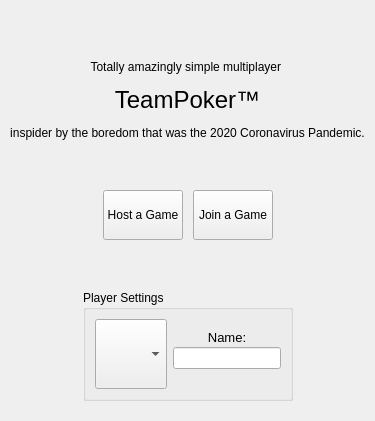
      <widget class="QWidget" name="mainPage">
       <layout class="QVBoxLayout" name="verticalLayout_2">
        <property name="spacing">
         <number>10</number>
        </property>
        <property name="leftMargin">
         <number>10</number>
        </property>
        <property name="topMargin">
         <number>20</number>
        </property>
        <property name="rightMargin">
         <number>10</number>
        </property>
        <property name="bottomMargin">
         <number>20</number>
        </property>
        <item>
         <spacer name="verticalSpacer_3">
          <property name="orientation">
           <enum>Qt::Vertical</enum>
          </property>
          <property name="sizeType">
           <enum>QSizePolicy::MinimumExpanding</enum>
          </property>
          <property name="sizeHint" stdset="0">
           <size>
            <width>20</width>
            <height>40</height>
           </size>
          </property>
         </spacer>
        </item>
        <item>
         <widget class="QLabel" name="label">
          <property name="text">
           <string>&lt;html&gt;&lt;head/&gt;&lt;body&gt;&lt;p align=&quot;center&quot;&gt;Totally amazingly simple multiplayer &lt;/p&gt;&lt;p align=&quot;center&quot;&gt;&lt;span style=&quot; font-size:18pt;&quot;&gt;TeamPoker™&lt;/span&gt;&lt;/p&gt;&lt;p align=&quot;center&quot;&gt;inspider by the boredom that was the 2020 Coronavirus Pandemic.&lt;/p&gt;&lt;/body&gt;&lt;/html&gt;</string>
          </property>
         </widget>
        </item>
        <item>
         <spacer name="verticalSpacer_2">
          <property name="orientation">
           <enum>Qt::Vertical</enum>
          </property>
          <property name="sizeHint" stdset="0">
           <size>
            <width>20</width>
            <height>40</height>
           </size>
          </property>
         </spacer>
        </item>
        <item>
         <layout class="QHBoxLayout" name="horizontalLayout">
          <item>
           <spacer name="horizontalSpacer">
            <property name="orientation">
             <enum>Qt::Horizontal</enum>
            </property>
            <property name="sizeHint" stdset="0">
             <size>
              <width>40</width>
              <height>20</height>
             </size>
            </property>
           </spacer>
          </item>
          <item>
           <widget class="QPushButton" name="pushButton_2">
            <property name="minimumSize">
             <size>
              <width>80</width>
              <height>50</height>
             </size>
            </property>
            <property name="text">
             <string>Host a Game</string>
            </property>
           </widget>
          </item>
          <item>
           <widget class="QPushButton" name="pushButton">
            <property name="minimumSize">
             <size>
              <width>80</width>
              <height>50</height>
             </size>
            </property>
            <property name="text">
             <string>Join a Game</string>
            </property>
           </widget>
          </item>
          <item>
           <spacer name="horizontalSpacer_2">
            <property name="orientation">
             <enum>Qt::Horizontal</enum>
            </property>
            <property name="sizeHint" stdset="0">
             <size>
              <width>40</width>
              <height>20</height>
             </size>
            </property>
           </spacer>
          </item>
         </layout>
        </item>
        <item>
         <spacer name="verticalSpacer">
          <property name="orientation">
           <enum>Qt::Vertical</enum>
          </property>
          <property name="sizeHint" stdset="0">
           <size>
            <width>20</width>
            <height>40</height>
           </size>
          </property>
         </spacer>
        </item>
        <item>
         <layout class="QHBoxLayout" name="horizontalLayout_3">
          <item>
           <spacer name="horizontalSpacer_3">
            <property name="orientation">
             <enum>Qt::Horizontal</enum>
            </property>
            <property name="sizeHint" stdset="0">
             <size>
              <width>40</width>
              <height>20</height>
             </size>
            </property>
           </spacer>
          </item>
          <item>
           <widget class="QGroupBox" name="groupBox">
            <property name="title">
             <string>Player Settings</string>
            </property>
            <layout class="QHBoxLayout" name="horizontalLayout_4">
             <item>
              <widget class="QComboBox" name="comboBox">
               <property name="minimumSize">
                <size>
                 <width>70</width>
                 <height>70</height>
                </size>
               </property>
              </widget>
             </item>
             <item>
              <layout class="QVBoxLayout" name="verticalLayout_3">
               <property name="spacing">
                <number>0</number>
               </property>
               <property name="topMargin">
                <number>10</number>
               </property>
               <property name="bottomMargin">
                <number>20</number>
               </property>
               <item>
                <widget class="QLabel" name="label_3">
                 <property name="text">
                  <string>&lt;html&gt;&lt;head/&gt;&lt;body&gt;&lt;p align=&quot;center&quot;&gt;&lt;span style=&quot; font-size:10pt;&quot;&gt;Name:&lt;/span&gt;&lt;/p&gt;&lt;/body&gt;&lt;/html&gt;</string>
                 </property>
                </widget>
               </item>
               <item>
                <widget class="QLineEdit" name="lineEdit">
                 <property name="minimumSize">
                  <size>
                   <width>0</width>
                   <height>0</height>
                  </size>
                 </property>
                 <property name="maximumSize">
                  <size>
                   <width>16777215</width>
                   <height>16777215</height>
                  </size>
                 </property>
                </widget>
               </item>
              </layout>
             </item>
            </layout>
           </widget>
          </item>
          <item>
           <spacer name="horizontalSpacer_4">
            <property name="orientation">
             <enum>Qt::Horizontal</enum>
            </property>
            <property name="sizeHint" stdset="0">
             <size>
              <width>40</width>
              <height>20</height>
             </size>
            </property>
           </spacer>
          </item>
         </layout>
        </item>
       </layout>
      </widget>
